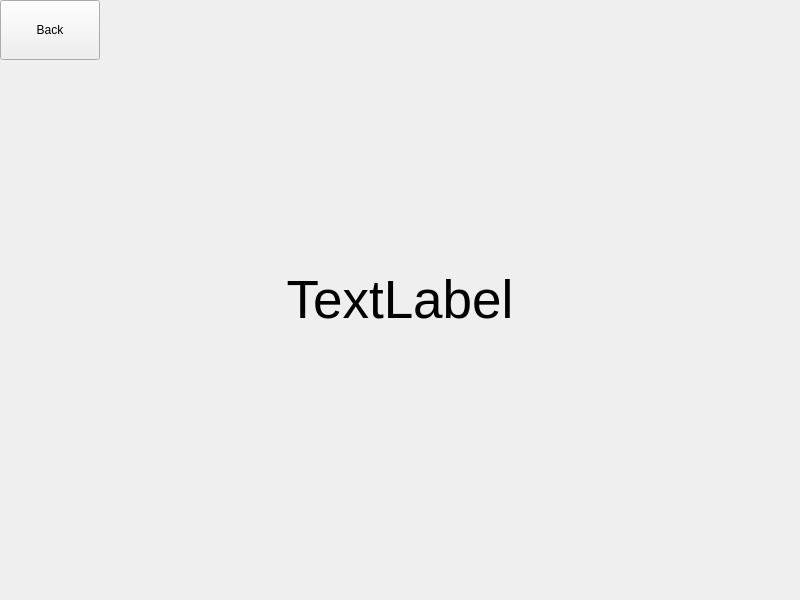
<?xml version="1.0" encoding="UTF-8"?>
<ui version="4.0">
 <class>page_two</class>
 <widget class="QWidget" name="page_two">
  <property name="geometry">
   <rect>
    <x>0</x>
    <y>0</y>
    <width>800</width>
    <height>600</height>
   </rect>
  </property>
  <property name="windowTitle">
   <string>Page 2</string>
  </property>
  <widget class="QLabel" name="input_label">
   <property name="geometry">
    <rect>
     <x>150</x>
     <y>175</y>
     <width>500</width>
     <height>250</height>
    </rect>
   </property>
   <property name="font">
    <font>
     <pointsize>40</pointsize>
    </font>
   </property>
   <property name="text">
    <string>TextLabel</string>
   </property>
   <property name="alignment">
    <set>Qt::AlignCenter</set>
   </property>
  </widget>
  <widget class="QPushButton" name="back_button">
   <property name="geometry">
    <rect>
     <x>0</x>
     <y>0</y>
     <width>100</width>
     <height>60</height>
    </rect>
   </property>
   <property name="text">
    <string>Back</string>
   </property>
  </widget>
 </widget>
 <resources/>
 <connections/>
</ui>
